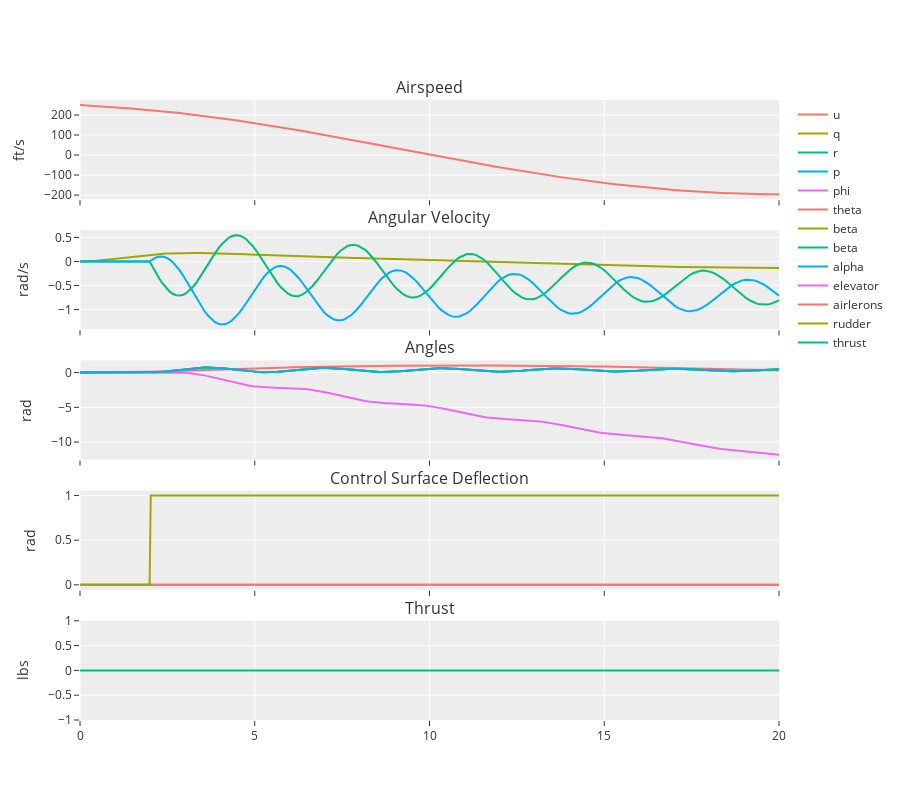

Here is the notebook cell this chart was saved with:
### Markdown cell above
### Rudder

### Code cell
u = np.array([[0, 0, 0, 0]] * 10 + [[0, 0, 0, 1]] * 90)
res = p.simulate_uncontrolled(np.linspace(0, 20, 100), u)
p.plot(res.t, res.y, [[p.step_function(_t)[i] for _t in res.t] for i in range(4)], flat=True)

### Figure 1 — Plotly figure (JSON) as saved in the notebook; plotly's stock layout.template omitted (floating-point values rounded to 4 significant figures; data arrays with more than 128 entries replaced by an {"elided": "..."} marker saying what was removed)
{"data": [{"name": "u", "type": "scatter", "x": {"elided": "206 float values"}, "xaxis": "x", "y": {"elided": "206 float values"}, "yaxis": "y"}, {"name": "q", "type": "scatter", "x": {"elided": "206 float values"}, "xaxis": "x2", "y": {"elided": "206 float values"}, "yaxis": "y2"}, {"name": "r", "type": "scatter", "x": {"elided": "206 float values"}, "xaxis": "x2", "y": {"elided": "206 float values"}, "yaxis": "y2"}, {"name": "p", "type": "scatter", "x": {"elided": "206 float values"}, "xaxis": "x2", "y": {"elided": "206 float values"}, "yaxis": "y2"}, {"name": "phi", "type": "scatter", "x": {"elided": "206 float values"}, "xaxis": "x3", "y": {"elided": "206 float values"}, "yaxis": "y3"}, {"name": "theta", "type": "scatter", "x": {"elided": "206 float values"}, "xaxis": "x3", "y": {"elided": "206 float values"}, "yaxis": "y3"}, {"name": "beta", "type": "scatter", "x": {"elided": "206 float values"}, "xaxis": "x3", "y": {"elided": "206 float values"}, "yaxis": "y3"}, {"name": "beta", "type": "scatter", "x": {"elided": "206 float values"}, "xaxis": "x3", "y": {"elided": "206 float values"}, "yaxis": "y3"}, {"name": "alpha", "type": "scatter", "x": {"elided": "206 float values"}, "xaxis": "x3", "y": {"elided": "206 float values"}, "yaxis": "y3"}, {"name": "elevator", "type": "scatter", "x": {"elided": "206 float values"}, "xaxis": "x4", "y": {"elided": "206 int values"}, "yaxis": "y4"}, {"name": "airlerons", "type": "scatter", "x": {"elided": "206 float values"}, "xaxis": "x4", "y": {"elided": "206 int values"}, "yaxis": "y4"}, {"name": "rudder", "type": "scatter", "x": {"elided": "206 float values"}, "xaxis": "x4", "y": {"elided": "206 int values"}, "yaxis": "y4"}, {"name": "thrust", "type": "scatter", "x": {"elided": "206 float values"}, "xaxis": "x5", "y": {"elided": "206 int values"}, "yaxis": "y5"}], "layout": {"annotations": [{"font": {"size": 16}, "showarrow": false, "text": "Airspeed", "x": 0.5, "xanchor": "center", "xref": "paper", "y": 1, "yanchor": "bottom", "yref": "paper"}, {"font": {"size": 16}, "showarrow": false, "text": "Angular Velocity", "x": 0.5, "xanchor": "center", "xref": "paper", "y": 0.79, "yanchor": "bottom", "yref": "paper"}, {"font": {"size": 16}, "showarrow": false, "text": "Angles", "x": 0.5, "xanchor": "center", "xref": "paper", "y": 0.58, "yanchor": "bottom", "yref": "paper"}, {"font": {"size": 16}, "showarrow": false, "text": "Control Surface Deflection", "x": 0.5, "xanchor": "center", "xref": "paper", "y": 0.37, "yanchor": "bottom", "yref": "paper"}, {"font": {"size": 16}, "showarrow": false, "text": "Thrust", "x": 0.5, "xanchor": "center", "xref": "paper", "y": 0.16, "yanchor": "bottom", "yref": "paper"}], "height": 800, "xaxis": {"anchor": "y", "autorange": true, "domain": [0, 1], "matches": "x5", "range": [0, 20], "showticklabels": false, "type": "linear"}, "xaxis2": {"anchor": "y2", "autorange": true, "domain": [0, 1], "matches": "x5", "range": [0, 20], "showticklabels": false, "type": "linear"}, "xaxis3": {"anchor": "y3", "autorange": true, "domain": [0, 1], "matches": "x5", "range": [0, 20], "showticklabels": false, "type": "linear"}, "xaxis4": {"anchor": "y4", "autorange": true, "domain": [0, 1], "matches": "x5", "range": [0, 20], "showticklabels": false, "type": "linear"}, "xaxis5": {"anchor": "y5", "autorange": true, "domain": [0, 1], "range": [0, 20], "type": "linear"}, "yaxis": {"anchor": "x", "autorange": true, "domain": [0.84, 1], "range": [-220.7, 274.8], "title": {"text": "ft/s"}, "type": "linear"}, "yaxis2": {"anchor": "x2", "autorange": true, "domain": [0.63, 0.79], "range": [-1.411, 0.649], "title": {"text": "rad/s"}, "type": "linear"}, "yaxis3": {"anchor": "x3", "autorange": true, "domain": [0.42, 0.58], "range": [-12.53, 1.753], "title": {"text": "rad"}, "type": "linear"}, "yaxis4": {"anchor": "x4", "autorange": true, "domain": [0.21, 0.37], "range": [-0.05556, 1.056], "title": {"text": "rad"}, "type": "linear"}, "yaxis5": {"anchor": "x5", "autorange": true, "domain": [0, 0.16], "range": [-1, 1], "title": {"text": "lbs"}, "type": "linear"}}}
